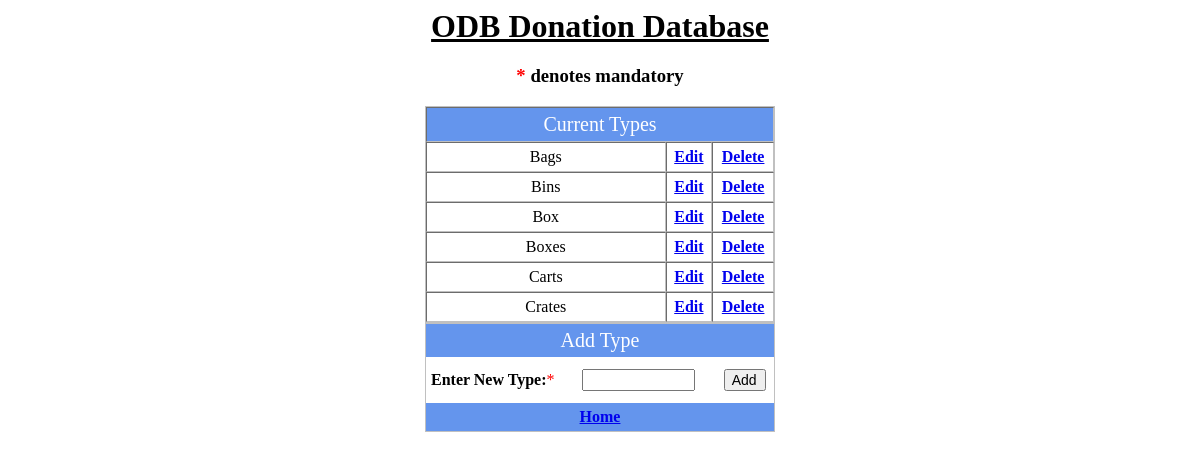
Before: /quantitytypes.php with the older database file.
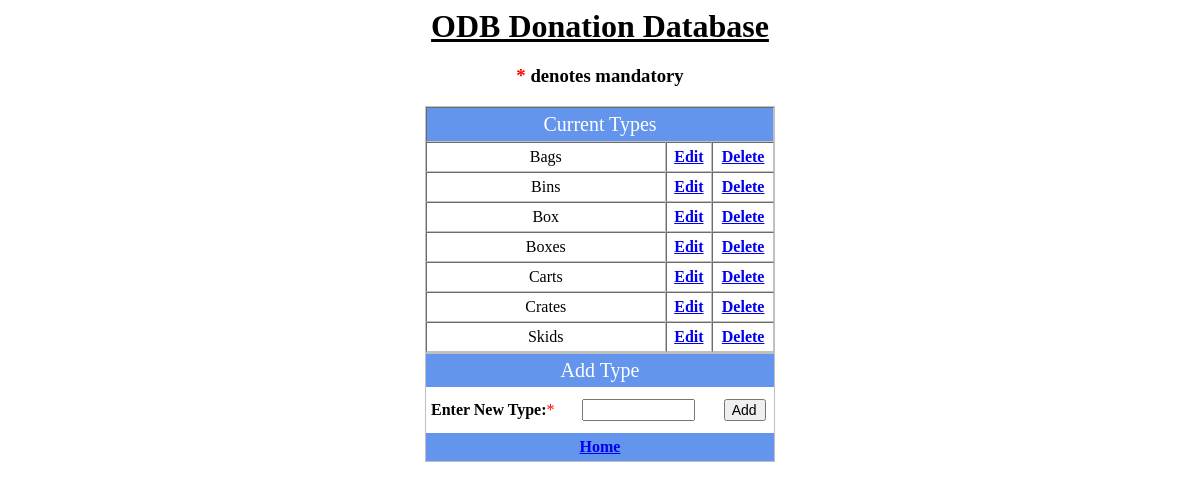
After: the same page with the newer database file.
### tables this page shows
CREATE TABLE `QuantityType` (
  `Id` int(11) NOT NULL AUTO_INCREMENT,
  `Type` varchar(50) NOT NULL,
  PRIMARY KEY (`Id`),
  UNIQUE KEY `Id` (`Id`)
);

### quantitytypes.php (the view, shortened to what this page needs)
<html>
    <head>
    </head>
    <body>
        <center><h1><u>ODB Donation Database</u></h1></center>
        <center><h3><span class="note">*</span> denotes mandatory</h3></center>
         <form name="quantitytypes" method="post" action="/quantitytypes.php">
          <table width="350" style=" border:1px solid silver" cellpadding="5" cellspacing="0" align="center" border="1">
            <tr>
                <td colspan="4" style="background:#6495ED; color:#FFFFFF; font-size:20px" align="center">Current Types</td>
            </tr>
<?php
    require 'creds.php';
    try
    {
        $sql    = "SELECT * FROM QuantityType ORDER BY TYPE";
        $result = $conn->query($sql);
        if ( $result->num_rows > 0 )
        {
            while($row = $result->fetch_assoc())
            {
                echo "            <tr>\n";
                echo "              <td width=\"200\" colspan=\"2\" align=\"center\">".$row['Type']."</td>\n";
                echo "              <td colspan=\"1\" align=\"center\"><a href=\"editquantitytype.php?id=".$row['Id']."\"><b>Edit</b></a></td>\n";
                echo "              <td colspan=\"1\" align=\"center\"><a href=\"deletequantitytype.php?id=".$row['Id']."\"><b>Delete</b></a></td>\n";
                echo "            </tr>\n";
            }
        }
        else
        {
            $message = "Query returned zero results";
        }
    }
    catch(Exception $e)
    {
        echo $message = $e->getMessage();
        if ( strpos($message, 'error in your SQL syntax') !== false )
        {
            $message = "Error: Verify there are no single quotes used in any field";
        }
    }
?>
         </table>
          <table width="350" style="border:1px solid silver" cellpadding="5" cellspacing="0" align="center" border="0">
           <tr>
             <td align="center" colspan="4" style="background:#6495ED; color:#FFFFFF; font-size:20px">Add Type</td>
           </tr>
           <tr>
             <td><b>Enter New Type:</b><span class="note">*</span></td>
             <td><input type="text" name="Type" size="10" value="<?php if(isset($_POST['Type'])) echo $_POST['Type']; ?>"></td>
             <td colspan="2" align="center"><input type="hidden" name="do" value="store"><input type="submit" value="Add"></td>
           </tr>
           <tr bgcolor="#6495ED">
             <th colspan="4" align="center"><a href="index.php">Home</a></th>
           </tr>
        </table>
       </form>
    </body>
</html>

Changed rows visible on the page:
added quantitytype: Type "Skids"
